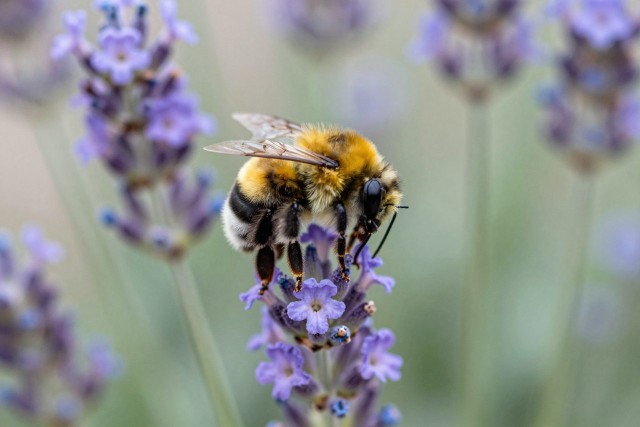
#> input picture src/assets/foto/cmelak-1280.jpg, 1280 x 853 px, given as the content of the folder zdroje/fotky, which was not available (shown at 1/2 size)
$ python fotky.py
#> lines starting #> are read from the running program, lines starting #| are printed output that depends on the picture
"""Zmenšené varianty fotek pro web (webp + jpg) a manifest.

Zpracuje `zdroje/fotky` -> `src/assets/foto` se šířkami [640, 1280, 1920]
a poměry POMERY. Spuštění: `python -m tools.fotky`.
"""
from __future__ import annotations

import json
from pathlib import Path

from PIL import Image

POMERY: dict[str, float] = {}

PRIPUSTENE_PRIPONY = {".png", ".jpg", ".jpeg", ".webp"}


def sirky_variant(sirka: int, sirky: list[int]) -> list[int]:
    """Šířky variant pro obrázek o šířce `sirka` z požadovaných `sirky`.

    Šířky z `sirky` menší než `sirka`, vzestupně; pak navíc sama `sirka`,
    pokud v seznamu ještě není a je menší než největší požadovaná šířka
    nebo rovna některé z nich. Bez duplicit, vzestupně.
    """
    vysledky = [w for w in sirky if w < sirka]
    if sirka <= 1.5 * max(sirky):
        vysledky.append(sirka)
    return sorted(set(vysledky))


def vyrez_na_pomer(img: Image.Image, pomer: float | None) -> Image.Image:
    """Středový ořez na co největší výřez s poměrem šířka/výška = pomer.

    None -> img beze změny.
    """
    if pomer is None:
        return img
    sirka, vyska = img.size
    if sirka / vyska > pomer:
        nova_sirka = round(vyska * pomer)
        nova_vyska = vyska
    else:
        nova_sirka = sirka
        nova_vyska = round(sirka / pomer)
    x0 = (sirka - nova_sirka) // 2
    y0 = (vyska - nova_vyska) // 2
    return img.crop((x0, y0, x0 + nova_sirka, y0 + nova_vyska))


def zpracuj(zdroj, cil, sirky: list[int] = [640, 1280, 1920], pomery: dict | None = None) -> dict:
    """Zpracuje fotky ze složky `zdroj` do `cil` a vrací manifest."""
    zdroj = Path(zdroj)
    cil = Path(cil)
    cil.mkdir(parents=True, exist_ok=True)
    pomery = pomery or {}

    manifest: dict[str, dict] = {}
    for soubor in sorted(zdroj.iterdir(), key=lambda p: p.name):
        if soubor.suffix.lower() not in PRIPUSTENE_PRIPONY or not soubor.is_file():
            continue
        jmeno = soubor.stem
        with Image.open(soubor) as im:
#> im is the input picture: PIL image 1280x853 RGB; mean R, G, B 141.7, 145.1, 143.1
            im = im.convert("RGB")
            im = vyrez_na_pomer(im, pomery.get(jmeno))
            sirka, vyska = im.size
#> sirka = 1280; vyska = 853
            varianty = sirky_variant(sirka, sirky)
#> varianty = [640, 1280]
            for w in varianty:
                cil_sirka, cil_vyska = w, round(w * vyska / sirka)
                zmensene = im.resize((cil_sirka, cil_vyska), Image.LANCZOS)
                for ext, kwargs in (
                    ("webp", {"quality": 80}),
                    ("jpg", {"quality": 82, "progressive": True}),
                ):
                    cil_soubor = cil / f"{jmeno}-{w}.{ext}"
                    if cil_soubor.exists() and cil_soubor.stat().st_mtime_ns >= soubor.stat().st_mtime_ns:
                        continue
                    zmensene.save(cil_soubor, **kwargs)
#> this loop made 2 passes
#> pass 1, in zpracuj, `zmensene = im.resize((cil_sirka, cil_vyska), Image.LANCZOS)`:
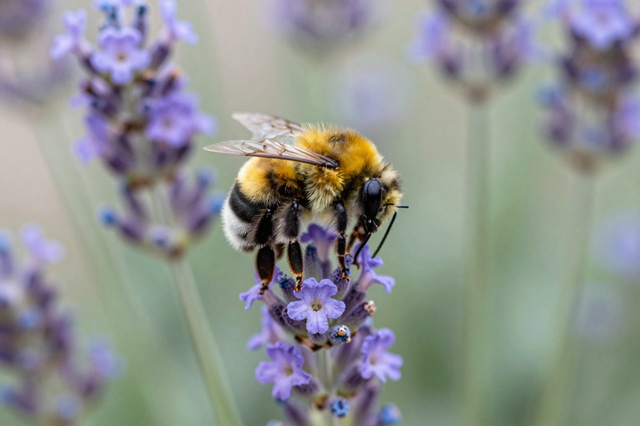
#> zmensene: PIL image 640x426 RGB; mean R, G, B 141.7, 145.1, 143.1
        manifest[jmeno] = {"sirka": sirka, "vyska": vyska, "varianty": varianty}

    with open(cil / "fotky.json", "w", encoding="utf-8") as f:
        json.dump(manifest, f, ensure_ascii=False, indent=1, sort_keys=True)
        f.write("\n")
    return manifest


def main() -> None:
    zpracuj(Path("zdroje/fotky"), Path("src/assets/foto"), sirky=[640, 1280, 1920], pomery=POMERY)


if __name__ == "__main__":
    main()

$ run again, on src/assets/foto/detsky-koutek-1280.jpg
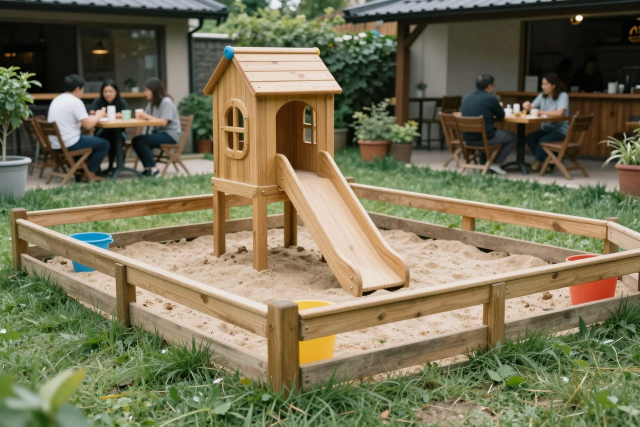
#> input picture src/assets/foto/detsky-koutek-1280.jpg, 1280 x 853 px, given as the content of the folder zdroje/fotky, which was not available (shown at 1/2 size)
#> in zpracuj, im is the input picture: PIL image 1280x853 RGB; mean R, G, B 118.7, 113.9, 85.6
#> the loop in zpracuj, `for w in varianty:` made 2 passes
#> pass 1, in zpracuj, `zmensene = im.resize((cil_sirka, cil_vyska), Image.LANCZOS)`:
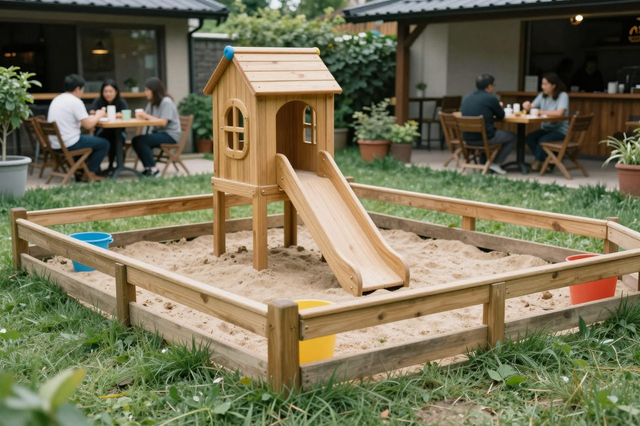
#> zmensene: PIL image 640x426 RGB; mean R, G, B 118.7, 113.9, 85.6
